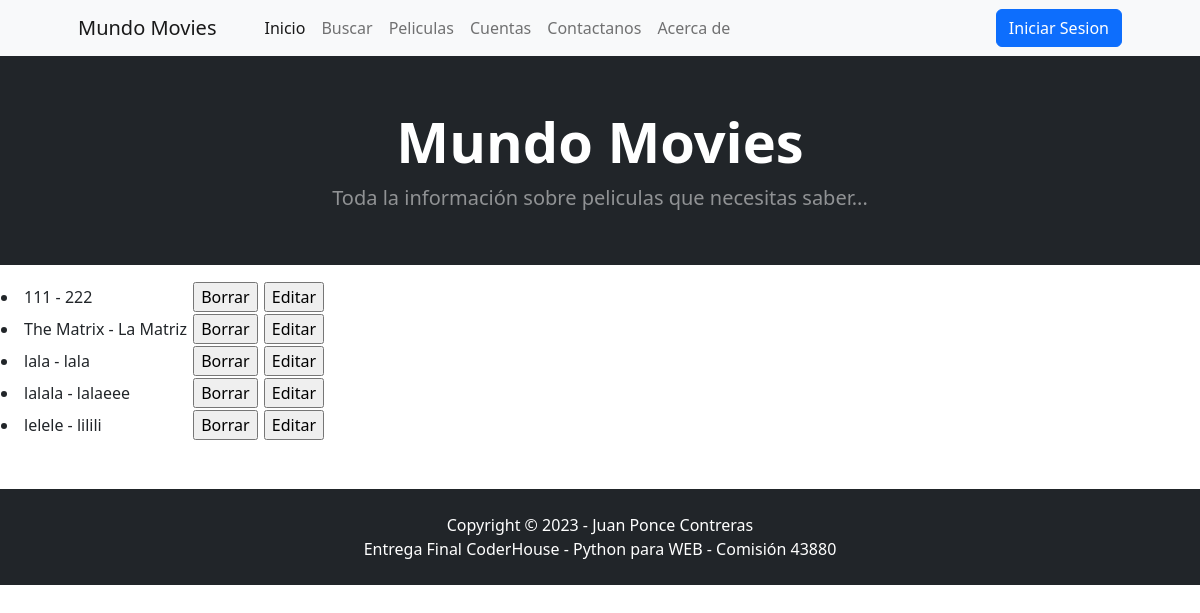
The app's page /AppF/lista-movies/, older data.
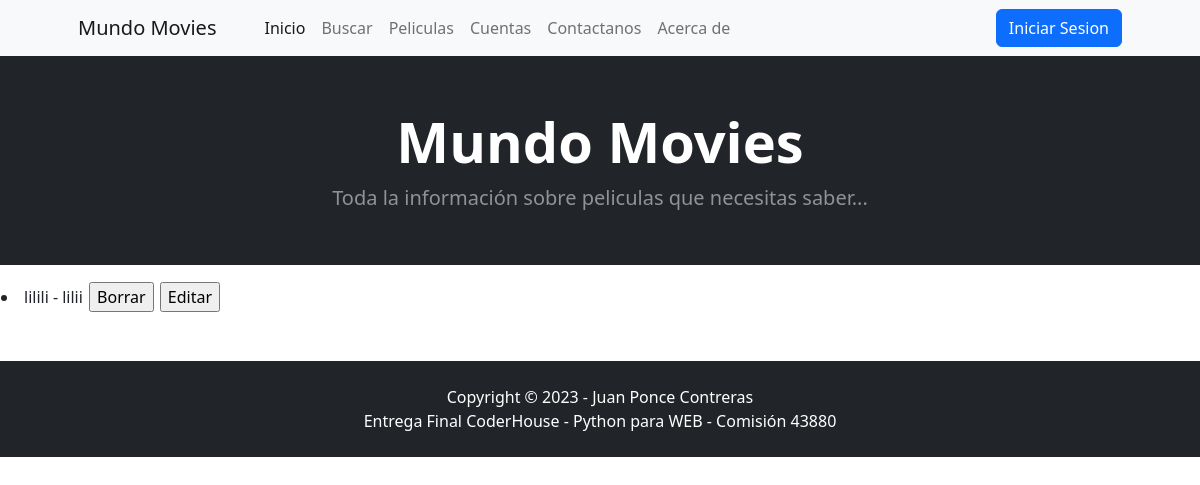
The same page, newer data.
### AppF/models.py (models this page shows)
class Movie(models.Model):
    nombre    = models.CharField(max_length=100)
    nombre_tr = models.CharField(max_length=100)
    descrip   = models.TextField()
    fecha_est = models.DateField()
    def __str__(self):
        return f'{self.nombre} - {self.nombre_tr}'
    class Meta():
        ordering = ('nombre','nombre_tr')
        unique_together = ('nombre',)

### AppF/views.py (the view)
# urls.py: path('lista-movies/', listaMovies, name='listaMovies'),
def listaMovies(req):
    movies = Movie.objects.all()
    return render(req, "listaMovies.html", {"movies": movies})

### AppF/templates/listaMovies.html
{% extends 'base.html' %}
{% block cuerpo %}
{% if movies %}
<table border="0">
	<ul>
		{% for movie in movies %}
			<tr>
				<td><li>{{movie}}</li></td>
				<td>
					<form action="{% url 'borraMovie' movie.id %}" method="POST">{% csrf_token %}
						&nbsp;<input type="submit" value="Borrar">
					</form>
				</td>
				<td>
					<form action="{% url 'editaMovie' movie.id %}" method="GET">{% csrf_token %}
						&nbsp;<input type="submit" value="Editar">
					</form>
				</td>
			<tr>
		{% endfor %}
	</ul>
</table>
{% else %}
	<br>
	<h1>No hay peliculas aun</h1>
{% endif %}
<br><br>
{% endblock cuerpo %}

### AppF/templates/base.html (shortened to what this page needs)
<!DOCTYPE html>
<html lang="en">
    <head>
		{% load static %}
        <link href="https://cdn.jsdelivr.net/npm/bootstrap-icons@1.5.0/font/bootstrap-icons.css" rel="stylesheet" />
		<link href="{% static 'css/styles.css' %}" rel="stylesheet" />
    </head>
    <body>
		{% include 'navbar.html' %}
		{% include 'header.html' %}
		{% block cuerpo %}
		{% endblock cuerpo %}
		{% include 'footer.html' %}
    </body>
</html>

### AppF/templates/navbar.html (shortened to what this page needs)
        <nav class="navbar navbar-expand-lg navbar-light bg-light">
            <div class="container px-4 px-lg-5">
                <a class="navbar-brand" href="#!">Mundo Movies</a>
                <div class="collapse navbar-collapse" id="navbarSupportedContent">
                    <ul class="navbar-nav me-auto mb-2 mb-lg-0 ms-lg-4">
                        <li class="nav-item"><a class="nav-link active" aria-current="page" href="{% url 'Inicio' %}">Inicio</a></li>
						<li class="nav-item"><a class="nav-link" aria-current="page" href="{% url 'busquedaMovie' %}">Buscar</a></li>
						<li class="nav-item"><a class="nav-link" aria-current="page" href="{% url 'listaMovies' %}">Peliculas</a></li>
						<li class="nav-item"><a class="nav-link" aria-current="page" href="{% url 'Cuentas' %}">Cuentas</a></li>
                        <li class="nav-item"><a class="nav-link" aria-current="page" href="{% url 'Contactanos' %}">Contactanos</a></li>
						<li class="nav-item"><a class="nav-link" aria-current="page" href="{% url 'Acerca' %}">Acerca de</a></li>
                    </ul>
					<a class="btn btn-primary" href="#singup">Iniciar Sesion</a>
                </div>
            </div>
        </nav>

### AppF/templates/header.html
        <header class="bg-dark py-1">
            <div class="container px-4 px-lg-5 my-5">
                <div class="text-center text-white">
                    <h1 class="display-4 fw-bolder">Mundo Movies</h1>
                    <p class="lead fw-normal text-white-50 mb-0">Toda la información sobre peliculas que necesitas saber...</p>
                </div>
            </div>
        </header>

### AppF/templates/footer.html
        <footer class="py-4 bg-dark">
            <div class="container"><p class="m-0 text-center text-white">Copyright &copy; 2023 - Juan Ponce Contreras</p></div>
			<div class="container"><p class="m-0 text-center text-white">Entrega Final CoderHouse - Python para WEB - Comisión 43880</p></div>
        </footer>

Row changes from the older to the newer data that the page shows:
removed Movie: nombre+nombre_tr "111 - 222"
removed Movie: nombre+nombre_tr "The Matrix - La Matriz"
removed Movie: nombre+nombre_tr "lala - lala"
removed Movie: nombre+nombre_tr "lalala - lalaeee"
removed Movie: nombre+nombre_tr "lelele - lilili"
added Movie: nombre+nombre_tr "lilili - lilii"
